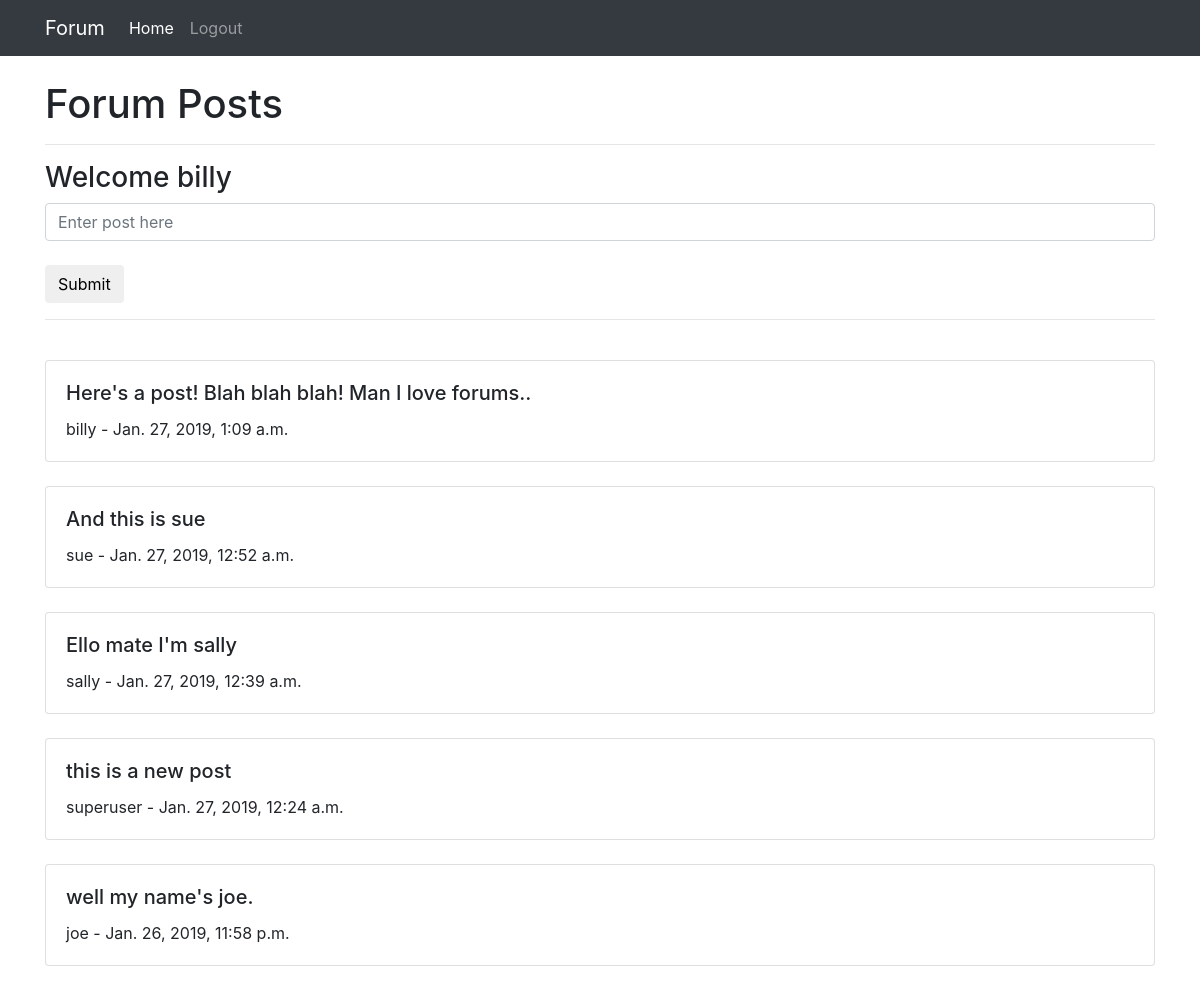
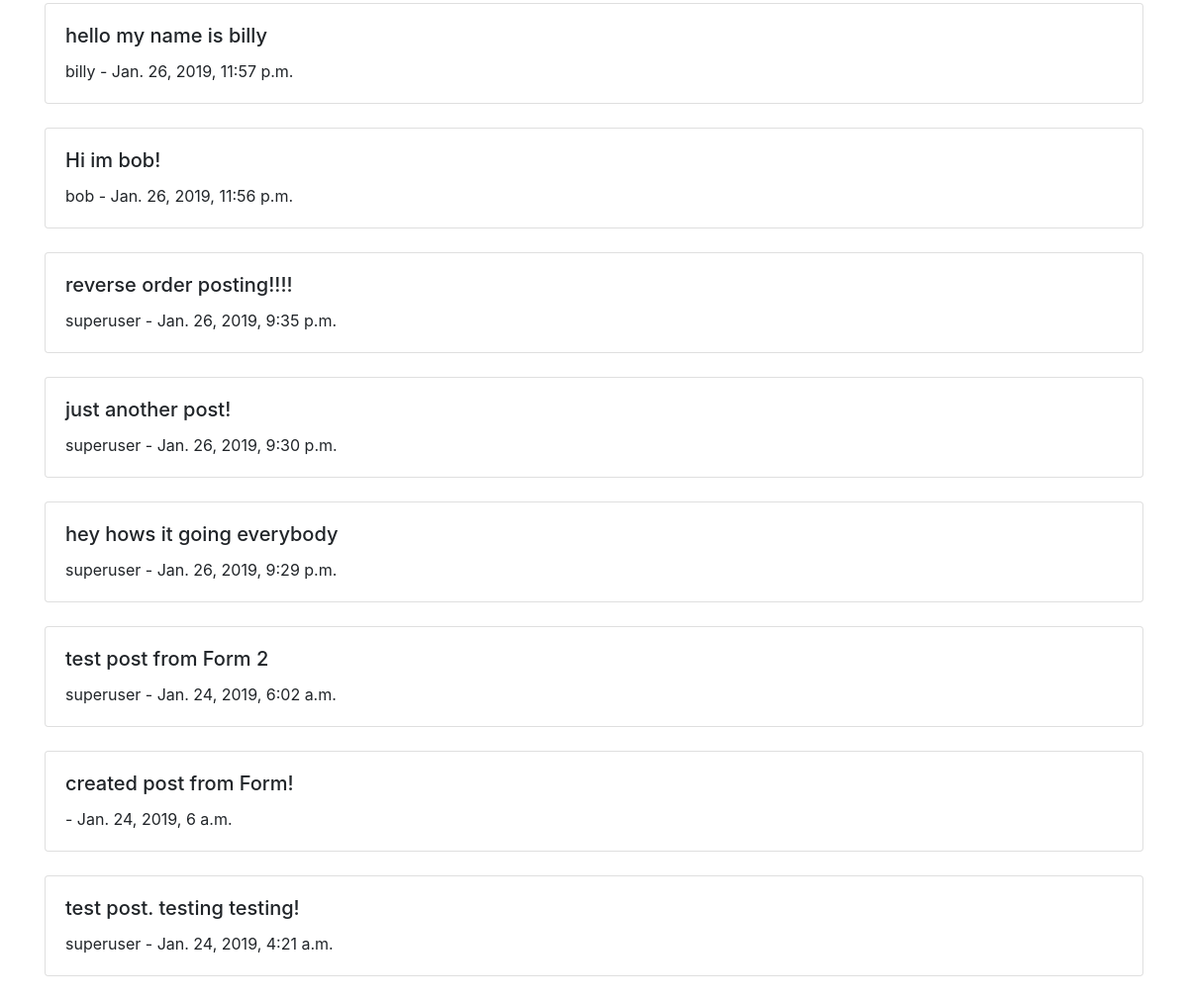
The page / (signed in) on the database its author committed (2 pictures, top to bottom).
### posts/models.py (models this page shows, shortened)
class Post(models.Model):
    body = models.TextField(max_length=300)
    user = models.ForeignKey(User, on_delete=models.SET_NULL, null=True)
    datetime = models.DateTimeField(auto_now=True)

### forum/views.py (the view)
# urls.py: path('', views.HomeView.as_view(), name='home'),
class HomeView(View):
	def dispatch(self, request):
		User = request.user
		form = PostForm(request.POST or None)
		if request.user.is_authenticated:
			if form.is_valid():
				print(form.cleaned_data)
				body = form.cleaned_data.get("body")
				user = User
				new_post = Post(body=body, user=user)
				new_post.save()
				return redirect("/")
		post_list = Post.objects.all().order_by('-datetime')
		context = {
	        "form": form,
	        "post_list": post_list
	    }
		return render(request, "home_page.html", context)

### posts/forms.py
class PostForm(forms.Form):
	body = forms.CharField(max_length=300, widget=forms.TextInput(
                    attrs={
                        "class": "form-control",
                        "placeholder": "Enter post here"
                    }))

### templates/home_page.html
{% extends 'base.html' %}
{% block content %}
	{% url 'login' as login_url %}
	{% url 'register' as register_url %}
	<h1>Forum Posts</h1>
	<hr/>
	{% if request.user.is_authenticated %}
		<h3>Welcome {{ request.user.username }}</h3>
		<form method='POST'> {% csrf_token %}
	      {{ form.body }} <br/>
	      <button type='submit' class='btn btn-default'>Submit</button>
	    </form>
	{% else %}
		<h4>
			<a class="btn btn-primary" href="{{ login_url }}" role="button" >Login</a> or <a class="btn btn-secondary" href="{{ register_url }}" role="button" >Register</a> to submit a post.
		</h4>
	{% endif %}
	<hr/>
	<br/>
	{% for post in post_list %}
		{% include 'snippets/post.html' with instance=post %}
		<br/>
	{% endfor %}
{% endblock %}

### templates/snippets/post.html
<div class="card">
  <div class="card-body">
    <h5 class="card-title">{{ post.body }}</h5>
    <p class="card-text">{{ post.user.username }} - {{ post.datetime }}</p>
  </div>
</div>

### rows shown on the page
Post: body "Here's a post! Blah blah blah! Man I love forums..", user.username "billy", datetime "Jan. 27, 2019, 1:09 a.m."
Post: body "And this is sue", user.username "sue", datetime "Jan. 27, 2019, 12:52 a.m."
Post: body "Ello mate I'm sally", user.username "sally", datetime "Jan. 27, 2019, 12:39 a.m."
Post: body "this is a new post", user.username "superuser", datetime "Jan. 27, 2019, 12:24 a.m."
Post: body "well my name's joe.", user.username "joe", datetime "Jan. 26, 2019, 11:58 p.m."
Post: body "hello my name is billy", user.username "billy", datetime "Jan. 26, 2019, 11:57 p.m."
Post: body "Hi im bob!", user.username "bob", datetime "Jan. 26, 2019, 11:56 p.m."
Post: body "reverse order posting!!!!", user.username "superuser", datetime "Jan. 26, 2019, 9:35 p.m."
Post: body "just another post!", user.username "superuser", datetime "Jan. 26, 2019, 9:30 p.m."
Post: body "hey hows it going everybody", user.username "superuser", datetime "Jan. 26, 2019, 9:29 p.m."
Post: body "test post from Form 2", user.username "superuser", datetime "Jan. 24, 2019, 6:02 a.m."
Post: body "created post from Form!", datetime "Jan. 24, 2019, 6 a.m."
Post: body "test post. testing testing!", user.username "superuser", datetime "Jan. 24, 2019, 4:21 a.m."

### other values the page prints
{{ request.user.username }} "billy"
